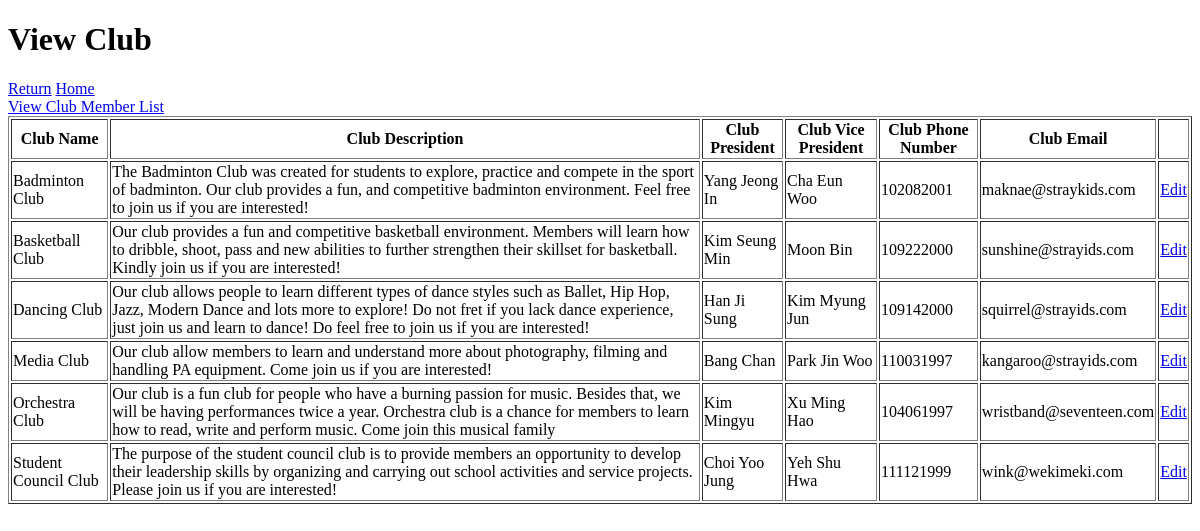
Page /adminclubfunction/modifyclubs.php on the earlier database version.
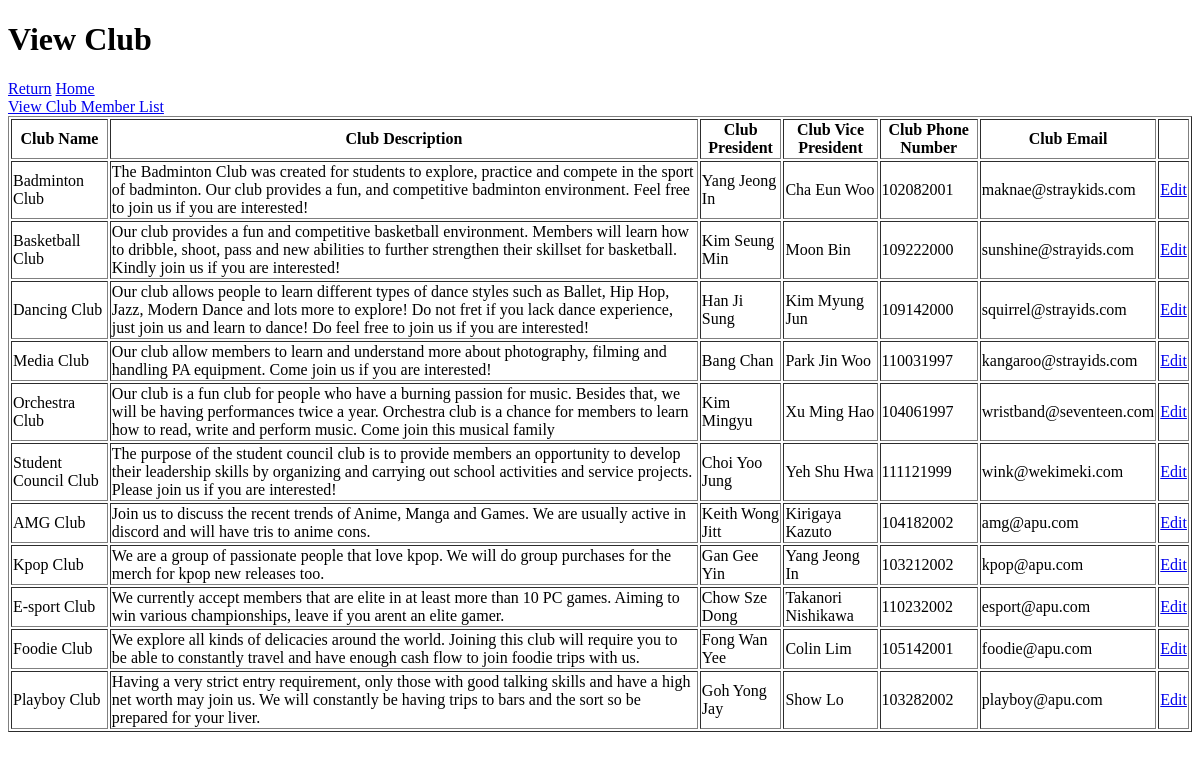
Same page on the later database version.
### tables this page shows
CREATE TABLE IF NOT EXISTS `clubs` (
  `ClubID` int NOT NULL AUTO_INCREMENT,
  `ClubName` varchar(255) NOT NULL,
  `ClubDescription` varchar(255) NOT NULL,
  `President` varchar(255) NOT NULL,
  `VicePresident` varchar(255) NOT NULL,
  `PhoneNumber` int NOT NULL,
  `Email` varchar(255) NOT NULL,
  `Status` enum('Approved','Unapproved','','') NOT NULL DEFAULT 'Unapproved',
  PRIMARY KEY (`ClubID`)
);

### adminclubfunction/modifyclubs.php (the view, shortened to what this page needs)
<!DOCTYPE html>
<html>
    <head>
    </head>
    <body>
        <h1>View Club</h1>
        <a href="#">Return</a>
        <a href="#">Home</a><br>
        <a href="ViewClubMember.php">View Club Member List</a>
        <div>
		<table border="1">
			<thead>
				<th>Club Name</th>
				<th>Club Description</th>
				<th>Club President</th>
                <th>Club Vice President</th>
                <th>Club Phone Number</th>
                <th>Club Email</th>
				<th></th>
			</thead>
			<tbody>
				<?php
					include 'conn.php';
					$sql=mysqli_query($conn,"select * from `clubs`");
					while($row=mysqli_fetch_array($sql)){
						?>
						<tr>
							<td><?php echo $row['ClubName']; ?></td>
							<td><?php echo $row['ClubDescription']; ?></td>
                            <td><?php echo $row['President']; ?></td>
                            <td><?php echo $row['VicePresident']; ?></td>
                            <td><?php echo $row['PhoneNumber']; ?></td>
							<td><?php echo $row['Email']; ?></td>
							<td>
								<a href="ModifyClub.php?ID=<?php echo $row['ClubID']; ?>">Edit</a>
							</td>
						</tr>
						<?php
					}
				?>
			</tbody>
		</table>
	</div>
    </body>
</html>

Differences in the rows shown:
added clubs: ClubName "AMG Club", ClubDescription "Join us to discuss the recent trends of Anime, Manga and Games. We are usually active in discord and will have tris to anime cons.", President "Keith Wong Jitt", VicePresident "Kirigaya Kazuto", PhoneNumber "104182002", Email "amg@apu.com"
added clubs: ClubName "Kpop Club", ClubDescription "We are a group of passionate people that love kpop. We will do group purchases for the merch for kpop new releases too.", President "Gan Gee Yin", VicePresident "Yang Jeong In", PhoneNumber "103212002", Email "kpop@apu.com"
added clubs: ClubName "E-sport Club", ClubDescription "We currently accept members that are elite in at least more than 10 PC games. Aiming to win various championships, leave if you arent an elite gamer.", President "Chow Sze Dong", VicePresident "Takanori Nishikawa", PhoneNumber "110232002", Email "esport@apu.com"
added clubs: ClubName "Foodie Club", ClubDescription "We explore all kinds of delicacies around the world. Joining this club will require you to be able to constantly travel and have enough cash flow to join foodie trips with us.", President "Fong Wan Yee", VicePresident "Colin Lim", PhoneNumber "105142001", Email "foodie@apu.com"
added clubs: ClubName "Playboy Club", ClubDescription "Having a very strict entry requirement, only those with good talking skills and have a high net worth may join us. We will constantly be having trips to bars and the sort so be prepared for your liver.", President "Goh Yong Jay", VicePresident "Show Lo", PhoneNumber "103282002", Email "playboy@apu.com"
